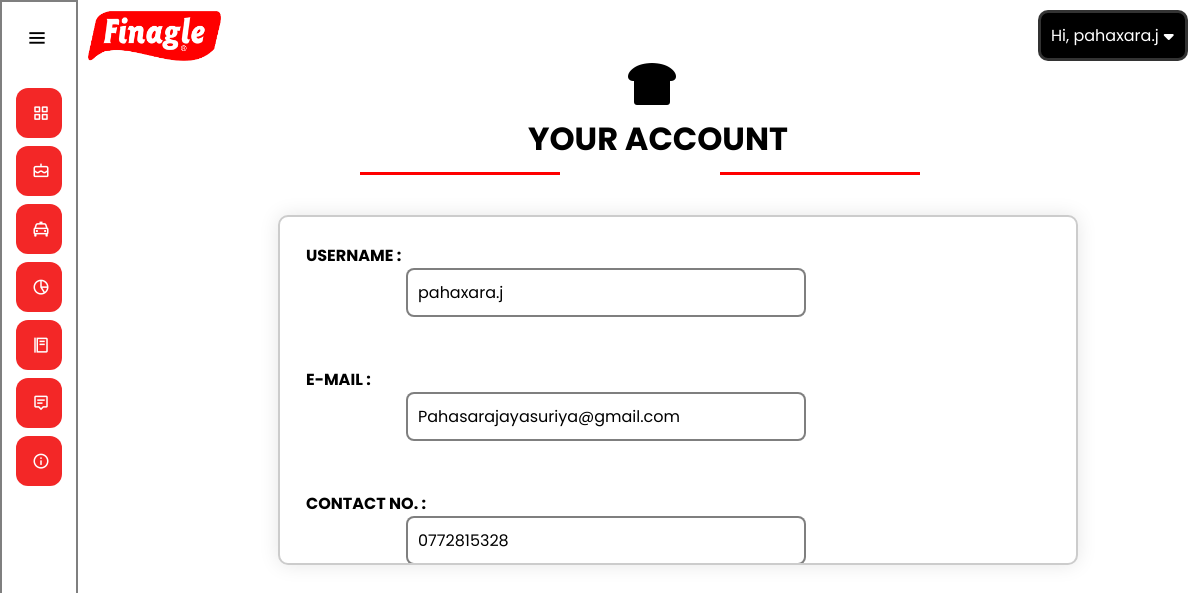
Screenshot of /public/cus_profile (signed in) with the database file from the repository.
### tables this page shows
CREATE TABLE `users` (
  `id` int(11) NOT NULL,
  `username` varchar(50) NOT NULL,
  `image` varchar(100) NOT NULL,
  `email` varchar(100) NOT NULL,
  `password` varchar(255) NOT NULL,
  `teleno` varchar(20) NOT NULL,
  `role` varchar(50) NOT NULL,
  `address` varchar(255) DEFAULT NULL,
  `branch` varchar(50) DEFAULT NULL,
  `joined_date` date DEFAULT NULL,
  `reset_token_hash` varchar(255) DEFAULT NULL,
  `reset_token_expires_at` datetime DEFAULT NULL
);

### app/controllers/Cus_profile.php (called while the page is built)
<?php
class Cus_profile extends Controller
{
    public function index($id = null)
    {
        $id = $id ?? Auth::getId();
        $user = new User();
        $data['row'] = $user->first(['id'=>$id]);
        $data['title'] = "Profile";
        $this->view('customer/cus_profile', $data);
    }
}

### app/core/app.php (called while the page is built, shortened)
<?php
class App
{
protected $controller = '_404';
protected $method = 'index';
    function __construct()
    {
        $arr=$this->getURL();
        $filename = "../app/controllers/".ucfirst($arr[0]).".php";
        if(file_exists($filename)){
            $this->controller = $arr[0];
            unset($arr[0]);
        } else {
            require "../app/controllers/".$this->controller.".php";
        }
        $mycontroller = new $this->controller();
        $arr = array_values($arr);
        call_user_func_array([$mycontroller,$this->method],$arr);
    }
    private function getURL()
    {
        $url = $_GET['url'] ?? 'home';
        $url = filter_var($url,FILTER_SANITIZE_URL);
        $arr = explode("/", $url);
        return $arr;
    }
}

### public/index.php (called while the page is built, shortened)
<?php
$app = new App();

### app/core/database.php (called while the page is built, shortened)
<?php
class Database
{
    private function connect()
    {
        $str = DBDRIVER . ":hostname=" . DBHOST . ";dbname=" . DBNAME;
        return new PDO($str, DBUSER, DBPASS);
    }
    public function query($query, $data = [], $type = 'object')
    {
        $con = $this->connect();
        $stm = $con->prepare($query);
        if ($stm) {
            $check =  $stm->execute($data);
            if ($check) {
                if ($type == 'object') {
                    $type = PDO::FETCH_OBJ;
                } else {
                    $type = PDO::FETCH_ASSOC;
                }
                $result = $stm->fetchAll($type);
                if (is_array($result) && count($result) > 0) {
                    return $result;
                }
            }
        }
        return false;
    }
}

### app/core/model.php (called while the page is built, shortened)
<?php
class Model extends Database
{
    protected $table = "";
    public function first($data)
    {
        $keys = array_keys($data);
        $query = "select * from " . $this->table . " where ";
        foreach ($keys as $key) {
            $query .= $key . "=:" . $key . " && ";
        }
        $query = trim($query, "&& ");
        $query .= " order by id desc limit 1";
        $res = $this->query($query, $data);
        if (is_array($res)) {
            return $res[0];
        }
        return false;
    }
}

### app/core/functions.php (called while the page is built, shortened)
<?php
function esc($str){
    return nl2br(htmlspecialchars($str));
}

### app/views/customer/cus_profile.view.php (the view, shortened to what this page needs)
<!DOCTYPE html>
<html lang="en" dir="ltr">
<head>
  <link rel="stylesheet" href="<?= ROOT ?>/assets/css/cus_profile.css">
  <link rel="stylesheet" href="https://cdnjs.cloudflare.com/ajax/libs/font-awesome/5.15.2/css/all.min.css" />
  <link rel="stylesheet" href="https://cdnjs.cloudflare.com/ajax/libs/font-awesome/4.7.0/css/font-awesome.min.css">
  <link rel="stylesheet" href="https://cdnjs.cloudflare.com/ajax/libs/font-awesome/4.7.0/css/font-awesome.min.css" />
</head>
<body>
  <?php if (!empty($row)) : ?>
    <div class="home-section">
      <i class="fas fa-bread-slice fa-3x text-primary mb-4"></i>
      <h2 class="section-title">YOUR ACCOUNT</h2>
      <div class="pro_container">
        <div class="pro_outer">
          <div class="pro_content">
            <div class="pro_buttons">
              <div class="profile-detail">
                <div class="pro_details"><strong>USERNAME : </strong></div>
                <div class="user-detail"><?= esc($row->username) ?></div>
                <br><br>
              </div>
              <div class="profile-detail">
                <div class="pro_details"><strong>E-MAIL : </strong></div>
                <div class="user-detail"><?= esc($row->email) ?></div>
              </div>
              <br><br>
              <div class="profile-detail">
                <div class="pro_details"><strong>CONTACT NO. : </strong></div>
                <div class="user-detail"><?= esc($row->teleno) ?></div>
              </div>
            </div>
          </div>
        </div>
      </div>
    </div>
  <?php else : ?>
    <h1>&emsp;&emsp;&emsp;&emsp;&emsp;The profile was not found!</h1>
  <?php endif; ?>
</body>
</html>

### public/assets/css/NavigationBar.css (style rules this page uses)
* { margin: 0; padding: 0; box-sizing: border-box; font-family: 'Poppins', sans-serif; }

### public/assets/css/cus_profile.css (style rules this page uses)
body { margin: 0; padding: 0; background-color: white; font-family: sans-serif; }
.home-section { display: flex; flex-direction: column; margin-top: 0; }
.section-title { font-size: 2em; line-height: 1; text-transform: uppercase; font-weight: bold; margin-top: 15px; font-family:"Poppins"; margin-left: 450px; }
.fas.fa-bread-slice.fa-3x.text-primary.mb-4 { margin-left: 550px; margin-top: 60px; }
.fas.fa-bread-slice.fa-3x.text-primary.mb-4 :after { margin-left: 500px; }
.pro_container { height: auto; text-align: left; display: flex; flex-direction: column; width: 100%; width: 800px; padding: 6px; position: relative; margin-left: 200px; margin-top: 60px; height: 350px; align-items: center; border: 2px solid #ccc; overflow: hidden; background: white; border-radius: 10px; box-shadow: 0 0 20px rgba(0, 0, 0, 0.1); }
.pro_outer { width: 900px; margin: 0 auto; }
.pro_buttons { margin: 20px; }
.user-detail { padding: 10px; border: 2px solid rgba(0, 0, 0, 0.5); border-radius: 8px; background-color: rgba(255, 255, 255, 0.1); overflow: hidden; width: 400px; margin-left: 100px; }
.home-section { width: calc(100% - 78px); margin-left: 78px; transition: all 0.5s ease; }

### public/assets/css/cus_topbar.css (style rules this page uses)
body { margin: 0; padding: 0; background-color: white; font-family: sans-serif; }
.home-section { display: flex; flex-direction: column; margin-top: 0; }
.home-section { width: calc(100% - 78px); margin-left: 78px; transition: all 0.5s ease; }

### rows the page displays
users: username "pahaxara.j", email "Pahasarajayasuriya@gmail.com", teleno "0772815328"

### other values shown
Auth::getUsername() "pahaxara.j"
